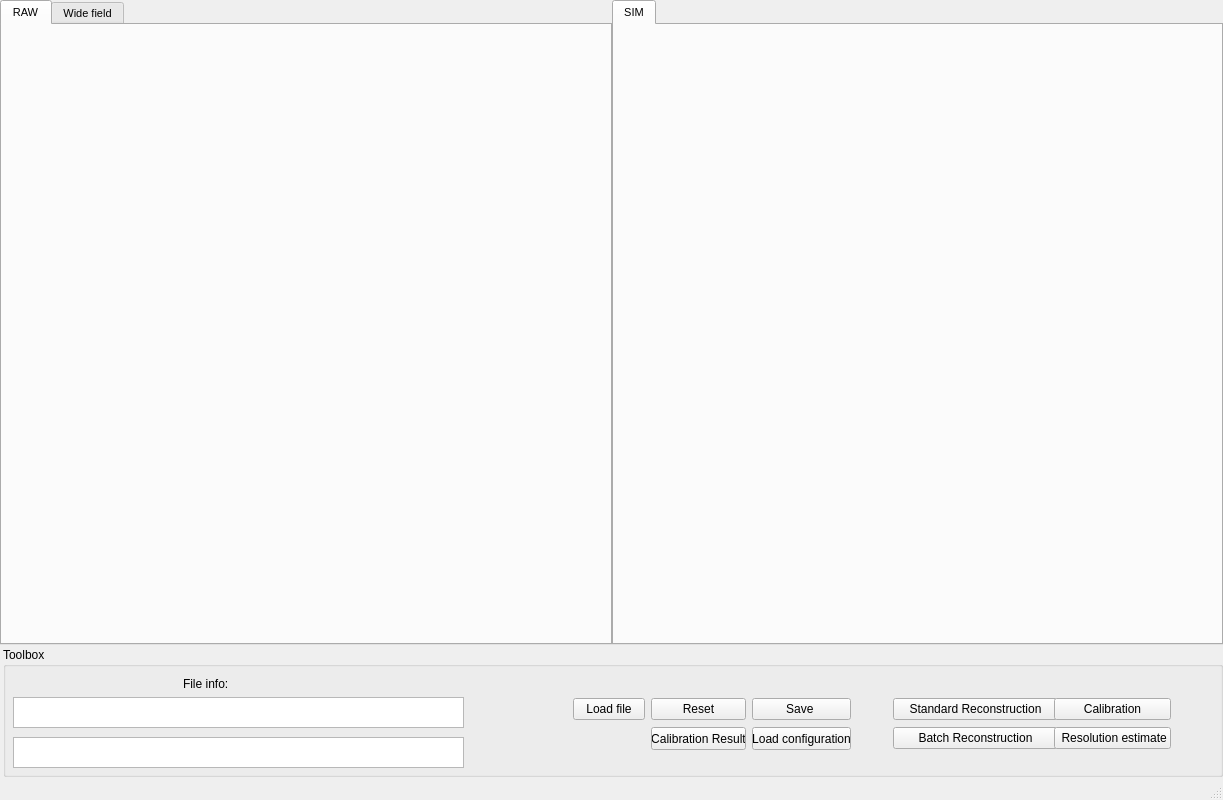
<?xml version="1.0" encoding="UTF-8"?>
<ui version="4.0">
 <class>MainWindow</class>
 <widget class="QMainWindow" name="MainWindow">
  <property name="geometry">
   <rect>
    <x>0</x>
    <y>0</y>
    <width>1223</width>
    <height>800</height>
   </rect>
  </property>
  <property name="minimumSize">
   <size>
    <width>1200</width>
    <height>800</height>
   </size>
  </property>
  <property name="windowTitle">
   <string>MainWindow</string>
  </property>
  <widget class="QWidget" name="centralwidget">
   <layout class="QGridLayout" name="gridLayout">
    <property name="leftMargin">
     <number>0</number>
    </property>
    <property name="topMargin">
     <number>0</number>
    </property>
    <property name="rightMargin">
     <number>0</number>
    </property>
    <property name="bottomMargin">
     <number>1</number>
    </property>
    <property name="horizontalSpacing">
     <number>3</number>
    </property>
    <property name="verticalSpacing">
     <number>2</number>
    </property>
    <item row="0" column="0" colspan="2">
     <layout class="QHBoxLayout" name="horizontalLayout">
      <item>
       <widget class="QTabWidget" name="imgStreamTabW">
        <property name="font">
         <font>
          <pointsize>8</pointsize>
         </font>
        </property>
        <property name="currentIndex">
         <number>0</number>
        </property>
        <widget class="QWidget" name="imgStreamTab">
         <attribute name="title">
          <string>RAW</string>
         </attribute>
         <layout class="QGridLayout" name="gridLayout_8">
          <item row="0" column="0">
           <layout class="QGridLayout" name="rawImageLayout"/>
          </item>
         </layout>
        </widget>
        <widget class="QWidget" name="tab">
         <attribute name="title">
          <string>Wide field</string>
         </attribute>
         <layout class="QGridLayout" name="gridLayout_4">
          <item row="0" column="0">
           <layout class="QGridLayout" name="wfImageLayout"/>
          </item>
         </layout>
        </widget>
       </widget>
      </item>
      <item>
       <widget class="QTabWidget" name="imgCaptured_2">
        <property name="enabled">
         <bool>true</bool>
        </property>
        <property name="font">
         <font>
          <pointsize>8</pointsize>
         </font>
        </property>
        <property name="currentIndex">
         <number>0</number>
        </property>
        <widget class="QWidget" name="imgReconstructedTab">
         <attribute name="title">
          <string>SIM</string>
         </attribute>
         <layout class="QGridLayout" name="gridLayout_2">
          <item row="0" column="0">
           <layout class="QGridLayout" name="simImageLayout"/>
          </item>
         </layout>
        </widget>
       </widget>
      </item>
     </layout>
    </item>
    <item row="1" column="1">
     <widget class="QGroupBox" name="TestGroup">
      <property name="sizePolicy">
       <sizepolicy hsizetype="MinimumExpanding" vsizetype="Preferred">
        <horstretch>0</horstretch>
        <verstretch>0</verstretch>
       </sizepolicy>
      </property>
      <property name="minimumSize">
       <size>
        <width>50</width>
        <height>130</height>
       </size>
      </property>
      <property name="title">
       <string>Toolbox</string>
      </property>
      <widget class="QTextBrowser" name="fileInfo">
       <property name="geometry">
        <rect>
         <x>10</x>
         <y>50</y>
         <width>451</width>
         <height>31</height>
        </rect>
       </property>
      </widget>
      <widget class="QLabel" name="label">
       <property name="geometry">
        <rect>
         <x>180</x>
         <y>30</y>
         <width>47</width>
         <height>13</height>
        </rect>
       </property>
       <property name="text">
        <string>File info:</string>
       </property>
      </widget>
      <widget class="QTextEdit" name="resolutionEstimation">
       <property name="geometry">
        <rect>
         <x>10</x>
         <y>90</y>
         <width>451</width>
         <height>31</height>
        </rect>
       </property>
      </widget>
      <widget class="QWidget" name="">
       <property name="geometry">
        <rect>
         <x>890</x>
         <y>50</y>
         <width>278</width>
         <height>54</height>
        </rect>
       </property>
       <layout class="QGridLayout" name="gridLayout_5">
        <item row="0" column="0">
         <widget class="QPushButton" name="standardSimuButton">
          <property name="minimumSize">
           <size>
            <width>165</width>
            <height>20</height>
           </size>
          </property>
          <property name="maximumSize">
           <size>
            <width>165</width>
            <height>16777215</height>
           </size>
          </property>
          <property name="text">
           <string>Standard Reconstruction</string>
          </property>
         </widget>
        </item>
        <item row="0" column="1">
         <widget class="QPushButton" name="standardSimuUpdate">
          <property name="text">
           <string>Calibration</string>
          </property>
         </widget>
        </item>
        <item row="1" column="0">
         <widget class="QPushButton" name="batchSimuButton">
          <property name="minimumSize">
           <size>
            <width>165</width>
            <height>20</height>
           </size>
          </property>
          <property name="maximumSize">
           <size>
            <width>165</width>
            <height>16777215</height>
           </size>
          </property>
          <property name="text">
           <string>Batch Reconstruction</string>
          </property>
         </widget>
        </item>
        <item row="1" column="1">
         <widget class="QPushButton" name="resolutionEstimateButton">
          <property name="text">
           <string> Resolution estimate</string>
          </property>
         </widget>
        </item>
       </layout>
      </widget>
      <widget class="QWidget" name="">
       <property name="geometry">
        <rect>
         <x>570</x>
         <y>50</y>
         <width>278</width>
         <height>54</height>
        </rect>
       </property>
       <layout class="QGridLayout" name="gridLayout_3">
        <item row="0" column="0">
         <widget class="QPushButton" name="loadFileButton">
          <property name="minimumSize">
           <size>
            <width>50</width>
            <height>20</height>
           </size>
          </property>
          <property name="text">
           <string>Load file</string>
          </property>
         </widget>
        </item>
        <item row="0" column="1">
         <widget class="QPushButton" name="resetMeasureButton">
          <property name="sizePolicy">
           <sizepolicy hsizetype="Minimum" vsizetype="Minimum">
            <horstretch>0</horstretch>
            <verstretch>0</verstretch>
           </sizepolicy>
          </property>
          <property name="minimumSize">
           <size>
            <width>70</width>
            <height>20</height>
           </size>
          </property>
          <property name="maximumSize">
           <size>
            <width>16777215</width>
            <height>23</height>
           </size>
          </property>
          <property name="text">
           <string>Reset</string>
          </property>
         </widget>
        </item>
        <item row="0" column="2">
         <widget class="QPushButton" name="calibrationSave">
          <property name="sizePolicy">
           <sizepolicy hsizetype="Minimum" vsizetype="Minimum">
            <horstretch>0</horstretch>
            <verstretch>0</verstretch>
           </sizepolicy>
          </property>
          <property name="minimumSize">
           <size>
            <width>70</width>
            <height>20</height>
           </size>
          </property>
          <property name="maximumSize">
           <size>
            <width>16777215</width>
            <height>23</height>
           </size>
          </property>
          <property name="text">
           <string>Save </string>
          </property>
         </widget>
        </item>
        <item row="1" column="1">
         <widget class="QPushButton" name="calibrationResult">
          <property name="sizePolicy">
           <sizepolicy hsizetype="Minimum" vsizetype="Minimum">
            <horstretch>0</horstretch>
            <verstretch>0</verstretch>
           </sizepolicy>
          </property>
          <property name="minimumSize">
           <size>
            <width>70</width>
            <height>23</height>
           </size>
          </property>
          <property name="maximumSize">
           <size>
            <width>16777215</width>
            <height>23</height>
           </size>
          </property>
          <property name="text">
           <string>Calibration Result</string>
          </property>
         </widget>
        </item>
        <item row="1" column="2">
         <widget class="QPushButton" name="calibrationLoad">
          <property name="sizePolicy">
           <sizepolicy hsizetype="Minimum" vsizetype="Minimum">
            <horstretch>0</horstretch>
            <verstretch>0</verstretch>
           </sizepolicy>
          </property>
          <property name="minimumSize">
           <size>
            <width>70</width>
            <height>23</height>
           </size>
          </property>
          <property name="maximumSize">
           <size>
            <width>16777215</width>
            <height>23</height>
           </size>
          </property>
          <property name="text">
           <string>Load configuration</string>
          </property>
         </widget>
        </item>
       </layout>
      </widget>
     </widget>
    </item>
   </layout>
  </widget>
  <widget class="QStatusBar" name="statusbar"/>
 </widget>
 <resources/>
 <connections/>
</ui>
